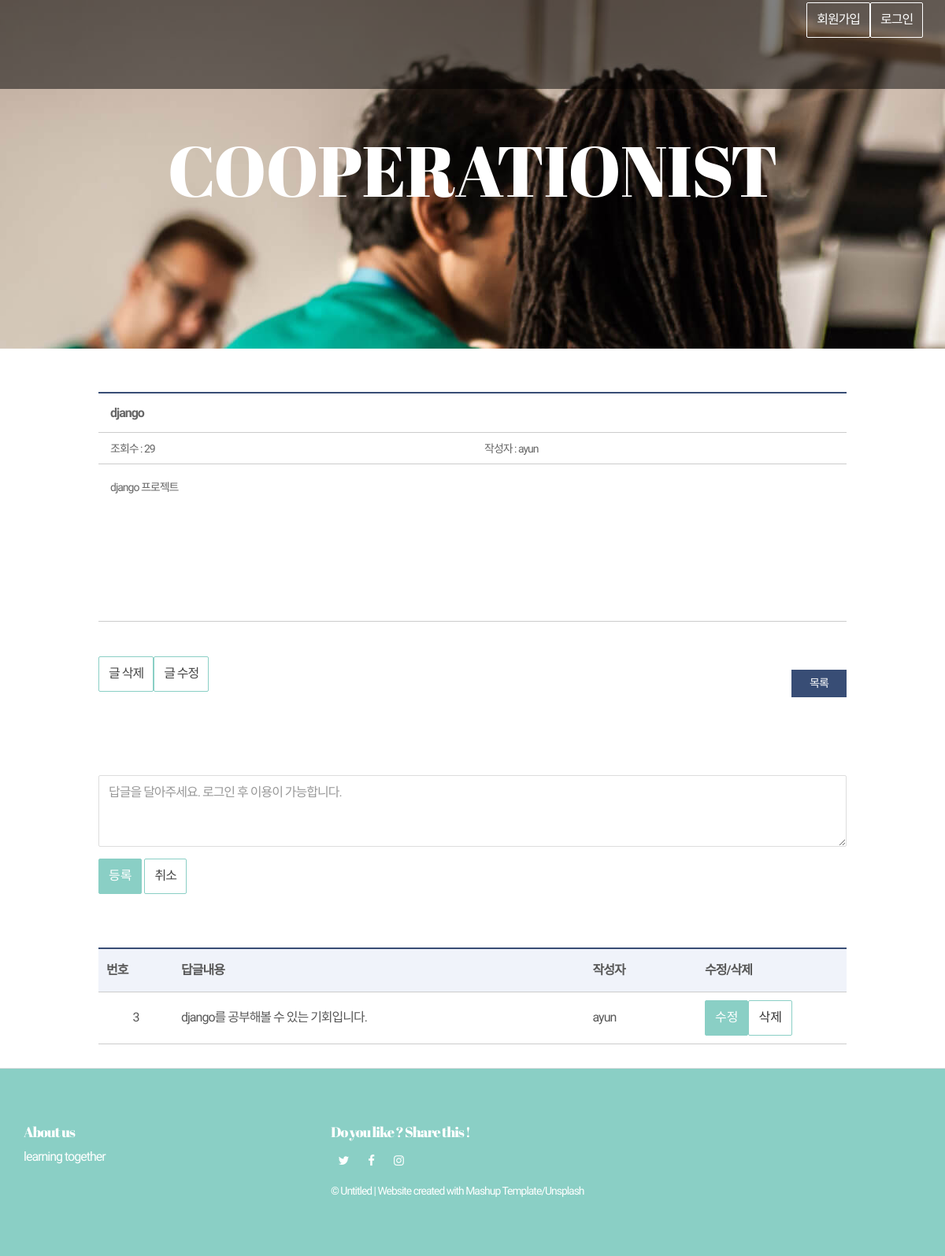
/viewList/moreView/?id=1, run on the app's committed database.
### web01/models.py (models this page shows)
class Content(models.Model):
    objects = models.Manager()
    title = models.CharField(max_length=105)
    context = models.CharField(max_length=225)
    cnt = models.IntegerField(default=0)
    userId = models.ForeignKey(User, on_delete=models.CASCADE)

class User(models.Model):
    objects = models.Manager()
    user_id = models.CharField(max_length=50)
    password = models.CharField(max_length=50)

class Reply(models.Model):
    objects = models.Manager()
    user = models.CharField(max_length=50)
    replyCon = models.CharField(max_length=200)
    originalCon = models.ForeignKey(Content, on_delete=models.CASCADE)

### web01/views.py (the view)
# urls.py: re_path(r'moreView/$', views.moreView, name="moreview"),
def moreView(request):
    get_id = request.GET['id']
    content = Content.objects.get(id = get_id)
    replies = Reply.objects.filter(originalCon=content)
    content.cnt = content.cnt + 1
    content.save()
    return render(request,"web01/view.html",{'content':content,'replies':replies})

### web01/templates/web01/view.html (shortened to what this page needs)
{% extends 'web01/base.html' %}
{% block content %}
    <form action="" method="GET"> {% csrf_token %}
    <div class="bodytext_area box_inner">
        <ul class="bbsview_list">
            <li class="bbs_title"> {{ content.title }} </li>
            <li class="bbs_date">조회수 : <span>{{content.cnt}}</span></li>
            <li class="bbs_date">작성자 : <span>{{content.userId.user_id}}</span></li>
            <li class="bbs_content">
                <div class="editer_content">
                    {{ content.context }}
                </div>
            </li>
        </ul>
        <a href="./deleteList/?id={{content.id}}" class="btn btn-default navbar-btn" >글 삭제</a>
        <a href="./updateList/?id={{content.id}}" class="btn btn-default navbar-btn" >글 수정</a>
        <p class="btn_line txt_right">
            <a href="{% url 'viewList' %}" class="btn_bbs">목록</a>
        </p>
    </form>
        <br><br><br>
        <form action="./createReply/" method="POST">
            <div class="form-group">
                <textarea class="form-control" rows="3" name="context" placeholder="답글을 달아주세요. 로그인 후 이용이 가능합니다."></textarea>
            </div>
            <button type="submit" class="btn btn-primary">등록</button>
            <a href="{% url 'viewList' %}" class="btn btn-default">취소</a>
        </form>
        <table class="bbsListTbl" summary="번호,제목,조회수 등을 제공하는 표">
        <br><br><br>
            <thead>
                <tr>
                    <th scope="col">번호</th>
                    <th scope="col">답글내용</th>
                    <th scope="col">작성자</th>
                    <th scope="col">수정/삭제</th>
                </tr>
            </thead>
            <tbody>
                {% for reply in replies %}
                <form action="./deleteReply/" method="POST">
                    <div name='content'>
                        <tr>
                            <td>{{ reply.id }}</td>
                            <td class="tit_notice">{{reply.replyCon}}</a> </td>
                            <td class="tit_notice">{{reply.user}}</td>
                            <td class="tit_notice"><button type="submit" class="btn btn-primary">수정</button><button type="submit" class="btn btn-default">삭제</button>
                        </tr>
                    </div>
                </form>
                {% endfor %}
            </tbody>
        </table>
{% endblock %}

### static/css/common.css (style rules this page uses)
html, body, div, span, applet, object, iframe, h1, h2, h3, h4, h5, h6, p, blockquote, pre, a, abbr, acronym, address, big, cite, code, del, dfn, em, img, ins, kbd, q, s, samp, small, strike, strong, sub, sup, tt, var, b, u, i, center, dl, dt, dd, ol, ul, li, fieldset, form, label, legend,button, table, caption, tbody, tfoot, thead, tr, th, td, article, aside, canvas, details, embed, figure, figcaption, footer, header, hgroup, menu, nav, output, ruby, section, summary, time, mark, audio, video { margin:0; padding:0; }
body { line-height:1; }
img, fieldset, a { border:none; }
table, thead, tbody, tfoot { border-collapse:collapse; border-spacing:0; border:0 none; }
ul, ol, li { list-style:none; }
input, select, textarea, button, form img, label { vertical-align:middle; }
a { text-decoration:none; }
a:link { color:#444; }
textarea { -webkit-appearance:none; box-sizing:border-box; padding:10px; border:1px solid #ccc; font-size:15px; }
html { height:100%; }
body { height:100%; font-family:'Malgun Gothic','맑은 고딕',sans-serif; font-size:16px; letter-spacing:-1px; color:#444; white-space:normal; word-wrap:break-word; }
input, select, textarea { box-sizing:border-box; font-size:15px; font-family:'Malgun Gothic','맑은 고딕',sans-serif; letter-spacing:-1px; color:#444; -webkit-appearance:none; }
textarea { box-sizing:border-box; padding:10px; border:1px solid #ccc; }
input, textarea { -webkit-appearance:none; border-radius:0; }
* { -webkit-text-size-adjust:none; }
.btn_line { text-align:center; font-size:0; }
.btn_line a { margin-left:10px; }
.btn_line a:first-child { margin-left:0; }
.btn_bbs { display:inline-block; width:70px; text-align:center; height:35px; font-size:14px; line-height:35px; vertical-align:middle; background:#384d75; color:#fff !important; }
.box_inner { width:1050px; margin:0 auto; }
.bodytext_area { box-sizing:border-box; padding:55px 50px 0; }
.bbsListTbl { width:100%; border-top:2px solid #384d75; }
.bbsListTbl th, .bbsListTbl td { padding:10px; box-sizing:border-box; height:55px; }
.bbsListTbl th { border-bottom:1px solid #ccc; background:#f0f3fa; }
.bbsListTbl td { text-align:center; line-height:1.3; border-bottom:1px solid #ccc; }
.bbsListTbl td.tit_notice { text-align:left; }
.bbsListTbl td:nth-child(1) { width:10%; }
.bbsListTbl td:nth-child(2) { width:55%; }
.bbsListTbl td:nth-child(3) { width:15%; }
.bbsListTbl td:nth-child(4) { width:20%; }
.bbsview_list { padding-bottom:30px; border-top:2px solid #384d75; }
.bbsview_list li { box-sizing:border-box; padding:0 15px; border-bottom:1px solid #ccc; font-size:14px; color:#666; }
.bbsview_list li.bbs_title { width:100%; overflow:hidden; white-space:nowrap; text-overflow:ellipsis; height:50px; line-height:50px; font-weight:bold; font-size:16px; }
.bbsview_list li.bbs_date { height:40px; line-height:40px; float:left; width:50%; }
.bbsview_list li.bbs_content { clear:both; min-height:200px; padding:20px 15px; }
.bbsview_list li.bbs_content .editer_content { line-height:1.4; }
.btn_line { padding:20px 0; }

### static/css/layout_base.css (style rules this page uses)
.txt_right { text-align:right !important; }

### data on the page
Content: title "django", cnt "29", userId.user_id "ayun", context "django 프로젝트"
Reply: id "3", replyCon "django를 공부해볼 수 있는 기회입니다.", user "ayun"
